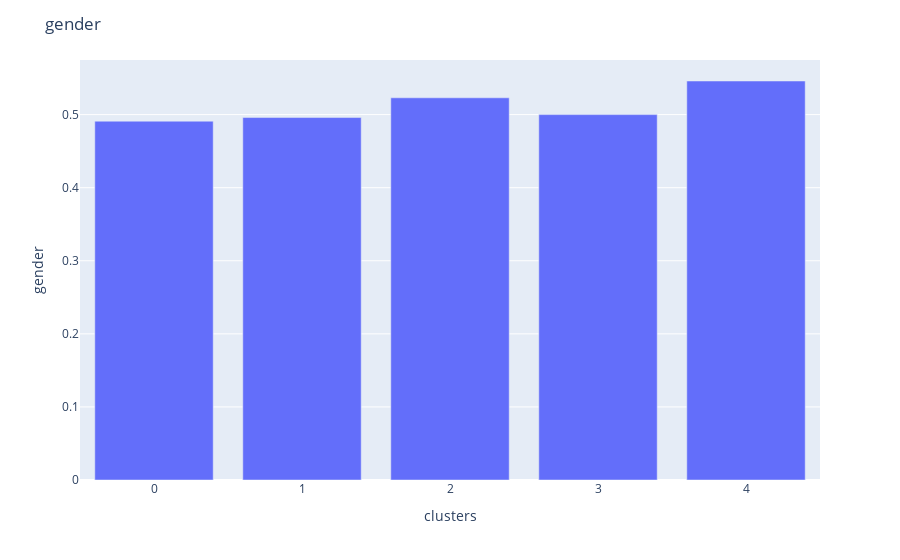
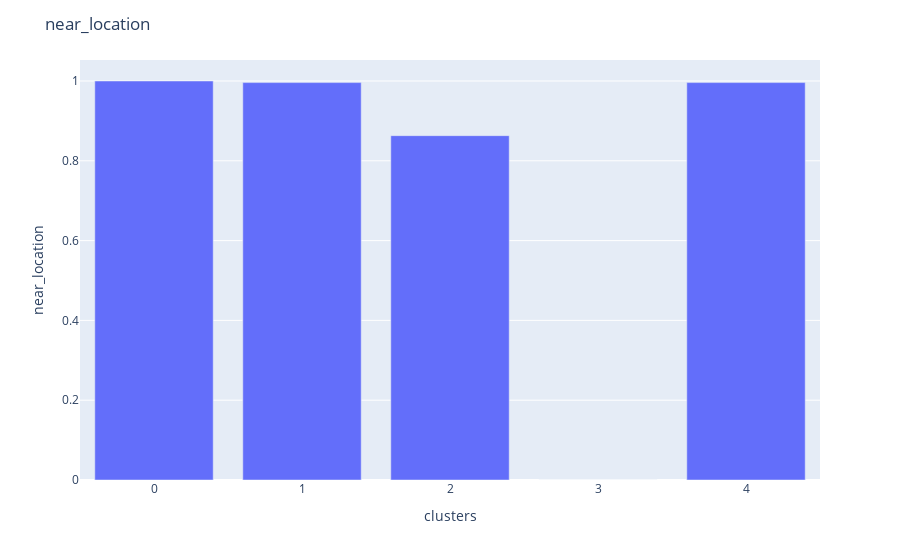
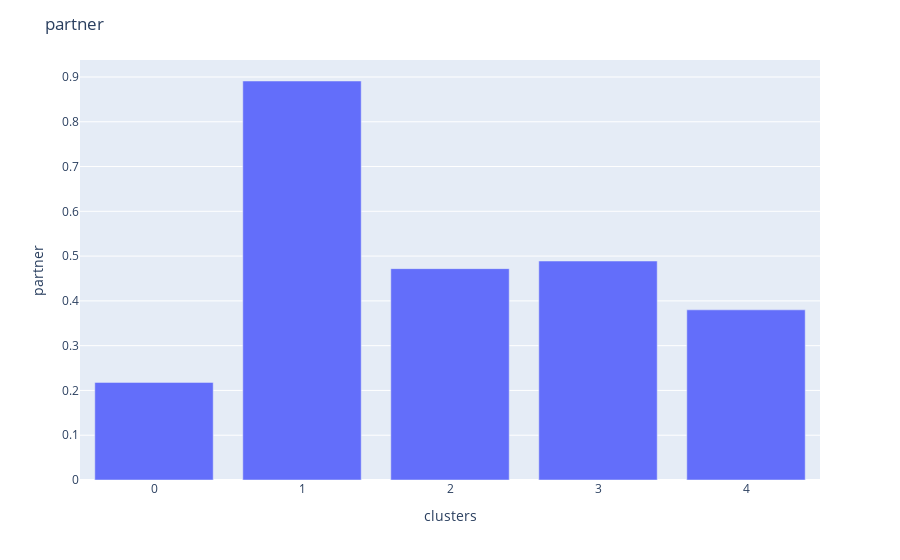
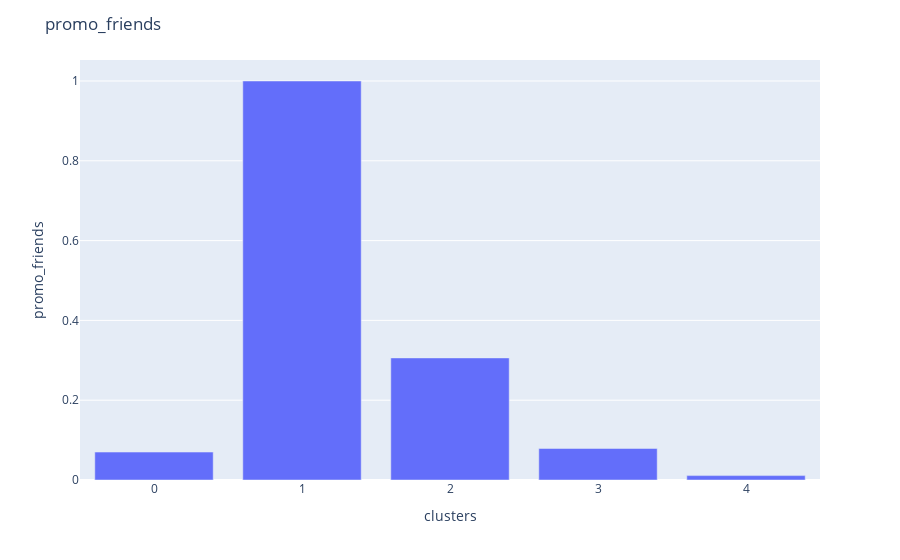

Notebook cell for these charts, in order:
### Code cell
for col in gym_g.columns:
    fig = px.bar(gym_g, x='clusters', y=col)
    fig.update_layout(title_text=col)    
    fig.show()

### Figure 1 — Plotly figure (JSON) as saved in the notebook; plotly's stock layout.template omitted (floating-point values rounded to 4 significant figures)
{"data": [{"alignmentgroup": "True", "hovertemplate": "clusters=%{x}<br>gender=%{y}<extra></extra>", "legendgroup": "", "marker": {"color": "#636efa"}, "name": "", "offsetgroup": "", "orientation": "v", "showlegend": false, "textposition": "auto", "type": "bar", "x": [0, 1, 2, 3, 4], "xaxis": "x", "y": [0.491, 0.496, 0.523, 0.5, 0.546], "yaxis": "y"}], "layout": {"barmode": "relative", "legend": {"tracegroupgap": 0}, "margin": {"t": 60}, "title": {"text": "gender"}, "xaxis": {"anchor": "y", "domain": [0, 1], "title": {"text": "clusters"}}, "yaxis": {"anchor": "x", "domain": [0, 1], "title": {"text": "gender"}}}}

### Figure 2 — Plotly figure (JSON) as saved in the notebook; plotly's stock layout.template omitted (floating-point values rounded to 4 significant figures)
{"data": [{"alignmentgroup": "True", "hovertemplate": "clusters=%{x}<br>near_location=%{y}<extra></extra>", "legendgroup": "", "marker": {"color": "#636efa"}, "name": "", "offsetgroup": "", "orientation": "v", "showlegend": false, "textposition": "auto", "type": "bar", "x": [0, 1, 2, 3, 4], "xaxis": "x", "y": [1, 0.996, 0.863, 0, 0.996], "yaxis": "y"}], "layout": {"barmode": "relative", "legend": {"tracegroupgap": 0}, "margin": {"t": 60}, "title": {"text": "near_location"}, "xaxis": {"anchor": "y", "domain": [0, 1], "title": {"text": "clusters"}}, "yaxis": {"anchor": "x", "domain": [0, 1], "title": {"text": "near_location"}}}}

### Figure 3 — Plotly figure (JSON) as saved in the notebook; plotly's stock layout.template omitted (floating-point values rounded to 4 significant figures)
{"data": [{"alignmentgroup": "True", "hovertemplate": "clusters=%{x}<br>partner=%{y}<extra></extra>", "legendgroup": "", "marker": {"color": "#636efa"}, "name": "", "offsetgroup": "", "orientation": "v", "showlegend": false, "textposition": "auto", "type": "bar", "x": [0, 1, 2, 3, 4], "xaxis": "x", "y": [0.218, 0.891, 0.472, 0.489, 0.38], "yaxis": "y"}], "layout": {"barmode": "relative", "legend": {"tracegroupgap": 0}, "margin": {"t": 60}, "title": {"text": "partner"}, "xaxis": {"anchor": "y", "domain": [0, 1], "title": {"text": "clusters"}}, "yaxis": {"anchor": "x", "domain": [0, 1], "title": {"text": "partner"}}}}

### Figure 4 — Plotly figure (JSON) as saved in the notebook; plotly's stock layout.template omitted (floating-point values rounded to 4 significant figures)
{"data": [{"alignmentgroup": "True", "hovertemplate": "clusters=%{x}<br>promo_friends=%{y}<extra></extra>", "legendgroup": "", "marker": {"color": "#636efa"}, "name": "", "offsetgroup": "", "orientation": "v", "showlegend": false, "textposition": "auto", "type": "bar", "x": [0, 1, 2, 3, 4], "xaxis": "x", "y": [0.07, 1, 0.306, 0.079, 0.011], "yaxis": "y"}], "layout": {"barmode": "relative", "legend": {"tracegroupgap": 0}, "margin": {"t": 60}, "title": {"text": "promo_friends"}, "xaxis": {"anchor": "y", "domain": [0, 1], "title": {"text": "clusters"}}, "yaxis": {"anchor": "x", "domain": [0, 1], "title": {"text": "promo_friends"}}}}
